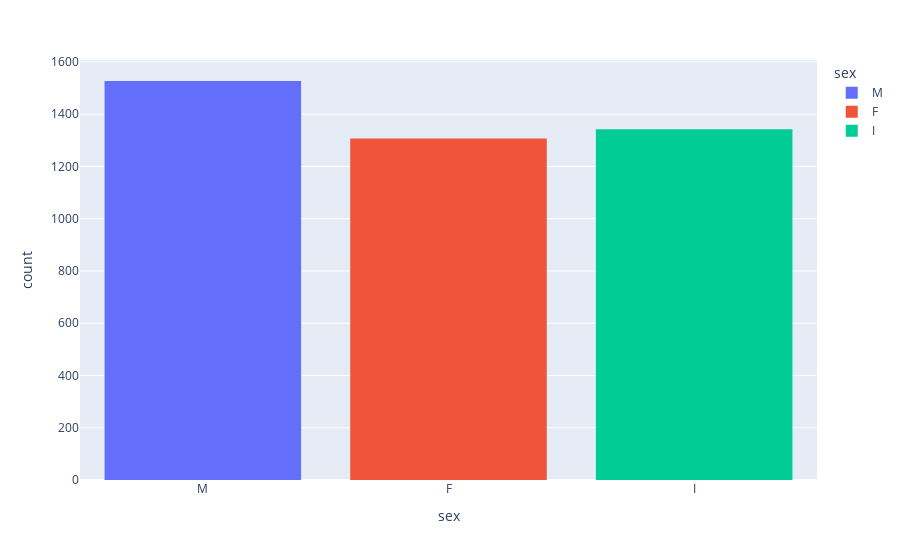

This figure's notebook cell:
### Code cell
# Distribution of the data based on sex
fig = px.histogram(data_frame=data, 
                    x='sex', 
                    color='sex')
fig.show()

### Figure 1 — Plotly figure (JSON) as saved in the notebook; plotly's stock layout.template omitted (floating-point values rounded to 4 significant figures; data arrays with more than 128 entries replaced by an {"elided": "..."} marker saying what was removed)
{"data": [{"alignmentgroup": "True", "bingroup": "x", "hovertemplate": "sex=%{x}<br>count=%{y}<extra></extra>", "legendgroup": "M", "marker": {"color": "#636efa", "pattern": {"shape": ""}}, "name": "M", "offsetgroup": "M", "orientation": "v", "showlegend": true, "type": "histogram", "x": {"elided": "1527 str values"}, "xaxis": "x", "yaxis": "y"}, {"alignmentgroup": "True", "bingroup": "x", "hovertemplate": "sex=%{x}<br>count=%{y}<extra></extra>", "legendgroup": "F", "marker": {"color": "#EF553B", "pattern": {"shape": ""}}, "name": "F", "offsetgroup": "F", "orientation": "v", "showlegend": true, "type": "histogram", "x": {"elided": "1307 str values"}, "xaxis": "x", "yaxis": "y"}, {"alignmentgroup": "True", "bingroup": "x", "hovertemplate": "sex=%{x}<br>count=%{y}<extra></extra>", "legendgroup": "I", "marker": {"color": "#00cc96", "pattern": {"shape": ""}}, "name": "I", "offsetgroup": "I", "orientation": "v", "showlegend": true, "type": "histogram", "x": {"elided": "1342 str values"}, "xaxis": "x", "yaxis": "y"}], "layout": {"barmode": "relative", "legend": {"title": {"text": "sex"}, "tracegroupgap": 0}, "margin": {"t": 60}, "xaxis": {"anchor": "y", "categoryarray": ["M", "F", "I"], "categoryorder": "array", "domain": [0, 1], "title": {"text": "sex"}}, "yaxis": {"anchor": "x", "domain": [0, 1], "title": {"text": "count"}}}}
